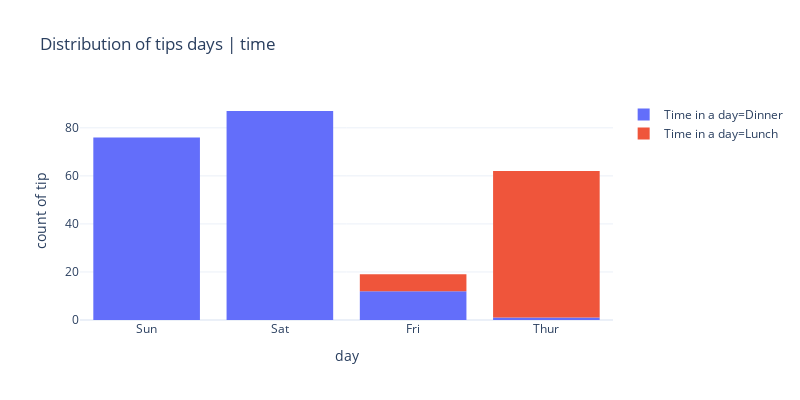

Notebook source saved alongside this figure:
### Markdown cell above
## Stacked Bar Chart

### Code cell
#Variable categorica time
px.histogram(data_frame=df
             ,x="day"
             ,y="tip"
             ,width=800, height=400
             ,color="time"
             ,histfunc="count"
             ,title="Distribution of tips days | time"
             ,labels={'time':'Time in a day'}
             ,template='plotly_white'
            )

### Figure 1 — Plotly figure (JSON) as saved in the notebook; plotly's stock layout.template omitted (floating-point values rounded to 4 significant figures; data arrays with more than 128 entries replaced by an {"elided": "..."} marker saying what was removed)
{"data": [{"alignmentgroup": "True", "bingroup": "x", "histfunc": "count", "hoverlabel": {"namelength": 0}, "hovertemplate": "Time in a day=Dinner<br>day=%{x}<br>count of tip=%{y}", "legendgroup": "Time in a day=Dinner", "marker": {"color": "#636efa"}, "name": "Time in a day=Dinner", "offsetgroup": "Time in a day=Dinner", "orientation": "v", "showlegend": true, "type": "histogram", "x": {"elided": "176 str values"}, "xaxis": "x", "y": {"elided": "176 float values"}, "yaxis": "y"}, {"alignmentgroup": "True", "bingroup": "x", "histfunc": "count", "hoverlabel": {"namelength": 0}, "hovertemplate": "Time in a day=Lunch<br>day=%{x}<br>count of tip=%{y}", "legendgroup": "Time in a day=Lunch", "marker": {"color": "#EF553B"}, "name": "Time in a day=Lunch", "offsetgroup": "Time in a day=Lunch", "orientation": "v", "showlegend": true, "type": "histogram", "x": ["Thur", "Thur", "Thur", "Thur", "Thur", "Thur", "Thur", "Thur", "Thur", "Thur", "Thur", "Thur", "Thur", "Thur", "Thur", "Thur", "Thur", "Thur", "Thur", "Thur", "Thur", "Thur", "Thur", "Thur", "Thur", "Thur", "Thur", "Thur", "Thur", "Thur", "Thur", "Thur", "Thur", "Thur", "Thur", "Thur", "Thur", "Thur", "Thur", "Thur", "Thur", "Thur", "Thur", "Thur", "Thur", "Thur", "Thur", "Thur", "Thur", "Thur", "Thur", "Thur", "Thur", "Thur", "Thur", "Thur", "Thur", "Thur", "Thur", "Thur", "Thur", "Fri", "Fri", "Fri", "Fri", "Fri", "Fri", "Fri"], "xaxis": "x", "y": [4, 3, 2.71, 3, 3.4, 1.83, 5, 2.03, 5.17, 2, 4, 5.85, 3, 1.5, 1.8, 2.92, 2.31, 1.68, 2.5, 2, 2.52, 4.2, 1.48, 2, 2, 2.18, 1.5, 2.83, 1.5, 2, 3.25, 1.25, 2, 2, 2, 2.75, 3.5, 6.7, 5, 5, 2.3, 1.5, 1.36, 1.63, 1.73, 2, 4.19, 2.56, 2.02, 4, 1.44, 2, 5, 2, 2, 4, 2.01, 2, 2.5, 4, 3.23, 2.2, 3.48, 1.92, 3, 1.58, 2.5, 2], "yaxis": "y"}], "layout": {"barmode": "relative", "height": 400, "legend": {"tracegroupgap": 0}, "title": {"text": "Distribution of tips days | time"}, "width": 800, "xaxis": {"anchor": "y", "domain": [0, 1], "title": {"text": "day"}}, "yaxis": {"anchor": "x", "domain": [0, 1], "title": {"text": "count of tip"}}}}
